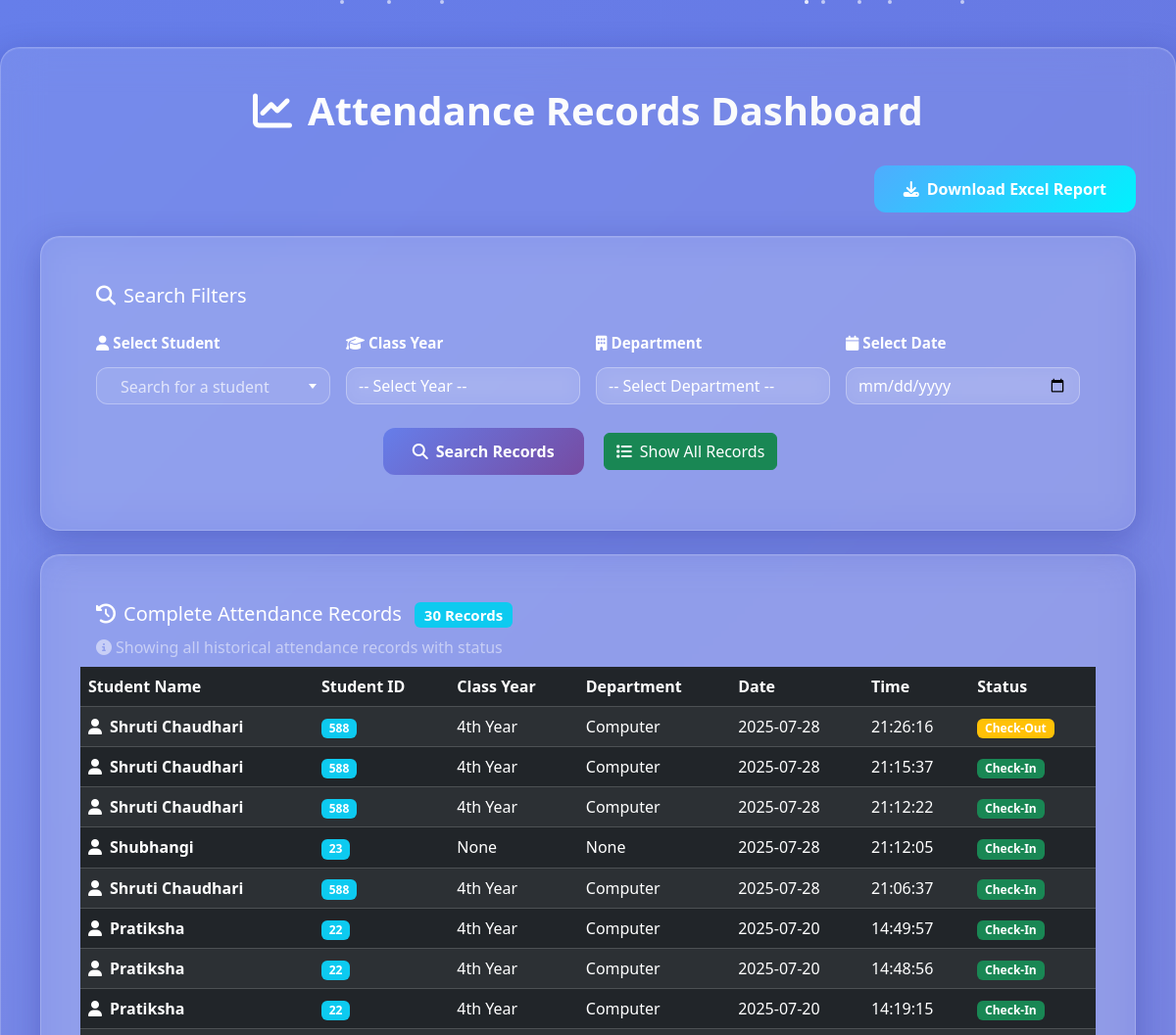
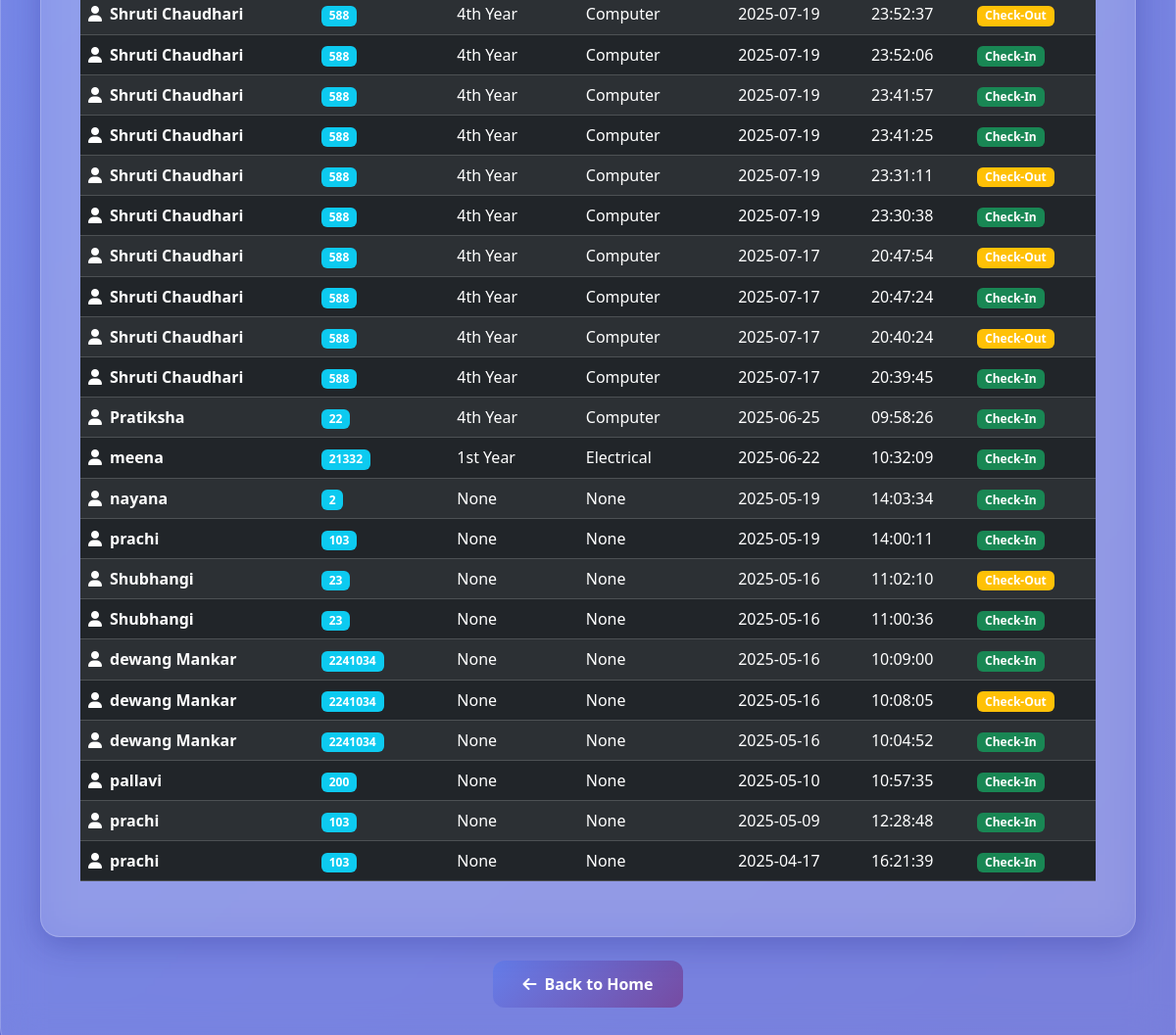
Page /view_attendance on the committed database (2 pictures, top to bottom).
### tables this page shows
CREATE TABLE attendance (
        id INTEGER PRIMARY KEY AUTOINCREMENT,
        user_id INTEGER,
        timestamp TEXT, status TEXT, s TEXT, student_id TEXT,
        FOREIGN KEY(user_id) REFERENCES users(id)
    );

CREATE TABLE users (
        id INTEGER PRIMARY KEY AUTOINCREMENT,
        name TEXT,
        image_path TEXT
    , student_id TEXT, class_year TEXT, department TEXT, password TEXT);

### main.py (the view)
@app.route('/view_attendance', methods=['GET', 'POST'])
def view_attendance():
    try:
        conn = sqlite3.connect('database.db')
        cur = conn.cursor()
        cur.execute('SELECT DISTINCT name FROM users ORDER BY name')
        names = cur.fetchall()
        cur.execute('SELECT DISTINCT DATE(timestamp) FROM attendance ORDER BY timestamp DESC')
        dates = cur.fetchall()
        name = request.form.get('name')
        class_year = request.form.get('class_year')
        department = request.form.get('department')
        query = '''
            SELECT u.name, u.student_id, u.class_year, u.department,
                   DATE(a.timestamp) AS date,
                   TIME(a.timestamp) AS time,
                   a.status,
                   a.timestamp
            FROM attendance a
            JOIN users u ON a.user_id = u.id
            WHERE 1=1
        '''
        params = []
        if name:
            query += " AND u.name LIKE ?"
            params.append(f"%{name}%")
        if class_year:
            query += " AND u.class_year = ?"
            params.append(class_year)
        if department:
            query += " AND u.department = ?"
            params.append(department)
        query += " ORDER BY a.timestamp DESC"
        cur.execute(query, params)
        records = cur.fetchall()
        conn.close()
        weekly_summary = []
        monthly_summary = []
        try:
            df = pd.DataFrame(records, columns=['name', 'student_id', 'class_year', 'department', 'date', 'time', 'status', 'timestamp'])
            if df.empty:
                weekly_summary = []
                monthly_summary = []
            else:
                df['timestamp'] = pd.to_datetime(df['timestamp'])
                df['week'] = df['timestamp'].dt.to_period('W').astype(str)
                df['month'] = df['timestamp'].dt.to_period('M').astype(str)
                weekly_summary = df.groupby('week').size().reset_index(name='count').to_dict(orient='records')
                monthly_summary = df.groupby('month').size().reset_index(name='count').to_dict(orient='records')
                weekly_summary = weekly_summary if weekly_summary is not None else []
                monthly_summary = monthly_summary if monthly_summary is not None else []
        except Exception as e:
            print(f"Error processing DataFrame: {e}")
            weekly_summary = []
            monthly_summary = []
        return render_template(
            "dashboard_simple.html",
            records=records,
            names=names,
            dates=dates,
            weekly_summary=weekly_summary or [],
            monthly_summary=monthly_summary or [],
            show_results=True,
            not_found=(len(records) == 0),
            request=request
        )
    except Exception as e:
        print(f"Error in view_attendance: {e}")
        flash(f"Error retrieving attendance records: {str(e)}", "error")
        return render_template("dashboard_simple.html",
                             records=[],
                             names=[],
                             dates=[],
                             weekly_summary=[],
                             monthly_summary=[],
                             show_results=True,
                             not_found=True,
                             request=request)

### templates/dashboard_simple.html (shortened to what this page needs)
<!DOCTYPE html>
<html lang="en">
  <head>
    <link
      href="https://cdn.jsdelivr.net/npm/bootstrap@5.3.3/dist/css/bootstrap.min.css"
      rel="stylesheet"
    />
    <link
      href="https://cdn.jsdelivr.net/npm/select2@4.1.0-rc.0/dist/css/select2.min.css"
      rel="stylesheet"
    />
    <link
      rel="stylesheet"
      href="https://cdnjs.cloudflare.com/ajax/libs/font-awesome/6.4.0/css/all.min.css"
    />
    <link
      rel="stylesheet"
      href="https://cdnjs.cloudflare.com/ajax/libs/animate.css/4.1.1/animate.min.css"
    />
    <link href="https://unpkg.com/aos@2.3.1/dist/aos.css" rel="stylesheet" />
  </head>
  <body>
    <div class="floating-particles">
    </div>
    <div
      class="glass-container mt-5"
      data-aos="fade-up"
      data-aos-duration="1000"
    >
      <h2 class="enhanced-title">
        <i class="fas fa-chart-line me-3"></i>Attendance Records Dashboard
      </h2>
      <div class="row mb-4">
        <div class="col text-end">
          <form action="{{ url_for('download_excel') }}" method="get" class="d-inline">
            <button
              type="submit"
              class="btn btn-enhanced btn-download"
              data-bs-toggle="tooltip"
              title="Download attendance data as Excel file"
            >
              <i class="fas fa-download me-2"></i>Download Excel Report
            </button>
          </form>
        </div>
      </div>
      <div
        class="card glass-container mb-4"
        data-aos="fade-right"
        data-aos-delay="200"
      >
        <div class="card-header bg-transparent border-0">
          <h5 class="text-white mb-0">
            <i class="fas fa-search me-2"></i>Search Filters
          </h5>
        </div>
        <div class="card-body">
          <form method="POST" action="{{ url_for('dashboard') }}" id="searchForm">
            <div class="row g-3">
              <div class="col-md-6 col-lg-3">
                <label for="name" class="form-label">
                  <i class="fas fa-user me-1"></i>Select Student
                </label>
              </div>
              <div class="col-md-6 col-lg-3">
                <label class="form-label">
                  <i class="fas fa-graduation-cap me-1"></i>Class Year
                </label>
                <select name="class_year" class="form-select">
                  <option value="">-- Select Year --</option>
                </select>
              </div>
              <div class="col-md-6 col-lg-3">
                <label class="form-label">
                  <i class="fas fa-building me-1"></i>Department
                </label>
                <select name="department" class="form-select">
                  <option value="">-- Select Department --</option>
                </select>
              </div>
              <div class="col-md-6 col-lg-3">
                <label for="date" class="form-label">
                  <i class="fas fa-calendar me-1"></i>Select Date
                </label>
                <input type="date" id="date" name="date" class="form-control" />
              </div>
            </div>
            <div class="row mt-4">
              <div class="col-12 text-center">
                <button type="submit" class="btn btn-enhanced me-3">
                  <i class="fas fa-search me-2"></i>Search Records
                </button>
                <button
                  type="submit"
                  name="show_all"
                  value="true"
                  class="btn btn-success me-3"
                >
                  <i class="fas fa-list me-2"></i>Show All Records
                </button>
              </div>
            </div>
          </form>
        </div>
      </div>
      {% if show_results %}
        {% if records %}
      <div class="card glass-container" data-aos="fade-up" data-aos-delay="400">
        <div class="card-header bg-transparent border-0">
          <h5 class="text-white mb-0">
            <i class="fas fa-history me-2"></i>Complete Attendance Records
            <span class="badge bg-info ms-2">{{ records|length }} Records</span>
          </h5>
          <p class="text-white-50 mb-0 mt-2">
            <i class="fas fa-info-circle me-1"></i>Showing all historical
            attendance records with status
          </p>
        </div>
        <div class="card-body p-0">
          <div class="table-responsive">
            <table class="table table-dark table-striped">
              <thead>
                <tr style="background-color: rgba(255,255,255,0.1);">
                  <th style="color: white;">Student Name</th>
                  <th style="color: white;">Student ID</th>
                  <th style="color: white;">Class Year</th>
                  <th style="color: white;">Department</th>
                  <th style="color: white;">Date</th>
                  <th style="color: white;">Time</th>
                  <th style="color: white;">Status</th>
                </tr>
              </thead>
              <tbody>
                {% for record in records %}
                <tr>
                  <td style="color: white !important; font-weight: bold;">
                    <i class="fas fa-user me-2"></i>{{ record[0] }}
                  </td>
                  <td style="color: white !important;">
                    <span class="badge bg-info">{{ record[1] }}</span>
                  </td>
                  <td style="color: white !important;">{{ record[2] }}</td>
                  <td style="color: white !important;">{{ record[3] }}</td>
                  <td style="color: white !important;">{{ record[4] }}</td>
                  <td style="color: white !important;">{{ record[5] }}</td>
                  <td>
                    {% if record[6] == 'Check-In' %}
                    <span class="badge bg-success">{{ record[6] }}</span>
                    {% elif record[6] == 'Check-Out' %}
                    <span class="badge bg-warning">{{ record[6] }}</span>
                    {% else %}
                    <span class="badge bg-secondary">{{ record[6] }}</span>
                    {% endif %}
                  </td>
                </tr>
                {% endfor %}
              </tbody>
            </table>
          </div>
        </div>
      </div>
        {% endif %}
      {% endif %}
      <div class="text-center mt-4">
        <a href="/" class="btn btn-enhanced">
          <i class="fas fa-arrow-left me-2"></i>Back to Home
        </a>
      </div>
    </div>
  </body>
</html>

### templates/dashboard_simple.html (style rules this page uses)
:root { --primary-gradient: linear-gradient(135deg, #667eea 0%, #764ba2 100%); --secondary-gradient: linear-gradient(135deg, #f093fb 0%, #f5576c 100%); --success-gradient: linear-gradient(135deg, #4facfe 0%, #00f2fe 100%); --glass-bg: rgba(255, 255, 255, 0.1); --glass-border: rgba(255, 255, 255, 0.2); }
body { font-family: "Segoe UI", Tahoma, Geneva, Verdana, sans-serif; margin: 0; padding: 0; background: linear-gradient(135deg, #667eea 0%, #764ba2 100%); background-size: 400% 400%; animation: gradientShift 10s ease infinite; min-height: 100vh; position: relative; overflow-x: hidden; }
.floating-particles { position: fixed; top: 0; left: 0; width: 100%; height: 100%; pointer-events: none; z-index: 1; }
.glass-container { background: rgba(255, 255, 255, 0.1); backdrop-filter: blur(20px); -webkit-backdrop-filter: blur(20px); border: 1px solid rgba(255, 255, 255, 0.2); border-radius: 20px; padding: 40px; margin: 20px auto; max-width: 1200px; box-shadow: 0 8px 32px 0 rgba(31, 38, 135, 0.3), inset 0 1px 0 rgba(255, 255, 255, 0.1); animation: containerFloat 6s ease-in-out infinite; position: relative; z-index: 10; }
.enhanced-title { background: linear-gradient(45deg, #fff, #f8f9fa); -webkit-background-clip: text; -webkit-text-fill-color: transparent; background-clip: text; font-weight: 700; font-size: 2.5rem; text-align: center; margin-bottom: 2rem; position: relative; animation: titleGlow 3s ease-in-out infinite alternate; }
.form-select, .form-control { background: rgba(255, 255, 255, 0.1); border: 1px solid rgba(255, 255, 255, 0.3); color: #fff; border-radius: 12px; transition: all 0.3s ease; backdrop-filter: blur(10px); }
.form-select option { background: rgba(102, 126, 234, 0.9); color: #fff; }
.form-label { color: #fff; font-weight: 600; margin-bottom: 0.8rem; font-size: 0.95rem; }
.btn-enhanced { background: var(--primary-gradient); border: none; border-radius: 12px; padding: 12px 30px; font-weight: 600; color: white; transition: all 0.3s ease; position: relative; overflow: hidden; }
.btn-enhanced::before { content: ""; position: absolute; top: 0; left: -100%; width: 100%; height: 100%; background: linear-gradient( 90deg, transparent, rgba(255, 255, 255, 0.2), transparent ); transition: left 0.5s; }
.btn-download { background: var(--success-gradient); animation: pulse 2s infinite; }

### rows in the picture
attendance: name "Shruti Chaudhari", student_id "588", class_year "4th Year", department "Computer", timestamp "2025-07-28", record "21:26:16", status "Check-Out"
attendance: name "Shruti Chaudhari", student_id "588", class_year "4th Year", department "Computer", timestamp "2025-07-28", record "21:15:37", status "Check-In"
attendance: name "Shruti Chaudhari", student_id "588", class_year "4th Year", department "Computer", timestamp "2025-07-28", record "21:12:22", status "Check-In"
attendance: name "Shubhangi", student_id "23", record "None", timestamp "2025-07-28", record "21:12:05", status "Check-In"
attendance: name "Shruti Chaudhari", student_id "588", class_year "4th Year", department "Computer", timestamp "2025-07-28", record "21:06:37", status "Check-In"
attendance: name "Pratiksha", student_id "22", class_year "4th Year", department "Computer", timestamp "2025-07-20", record "14:49:57", status "Check-In"
attendance: name "Pratiksha", student_id "22", class_year "4th Year", department "Computer", timestamp "2025-07-20", record "14:48:56", status "Check-In"
attendance: name "Pratiksha", student_id "22", class_year "4th Year", department "Computer", timestamp "2025-07-20", record "14:19:15", status "Check-In"
attendance: name "Shruti Chaudhari", student_id "588", class_year "4th Year", department "Computer", timestamp "2025-07-19", record "23:52:37", status "Check-Out"
attendance: name "Shruti Chaudhari", student_id "588", class_year "4th Year", department "Computer", timestamp "2025-07-19", record "23:52:06", status "Check-In"
attendance: name "Shruti Chaudhari", student_id "588", class_year "4th Year", department "Computer", timestamp "2025-07-19", record "23:41:57", status "Check-In"
attendance: name "Shruti Chaudhari", student_id "588", class_year "4th Year", department "Computer", timestamp "2025-07-19", record "23:41:25", status "Check-In"
attendance: name "Shruti Chaudhari", student_id "588", class_year "4th Year", department "Computer", timestamp "2025-07-19", record "23:31:11", status "Check-Out"
attendance: name "Shruti Chaudhari", student_id "588", class_year "4th Year", department "Computer", timestamp "2025-07-19", record "23:30:38", status "Check-In"
attendance: name "Shruti Chaudhari", student_id "588", class_year "4th Year", department "Computer", timestamp "2025-07-17", record "20:47:54", status "Check-Out"
attendance: name "Shruti Chaudhari", student_id "588", class_year "4th Year", department "Computer", timestamp "2025-07-17", record "20:47:24", status "Check-In"
attendance: name "Shruti Chaudhari", student_id "588", class_year "4th Year", department "Computer", timestamp "2025-07-17", record "20:40:24", status "Check-Out"
attendance: name "Shruti Chaudhari", student_id "588", class_year "4th Year", department "Computer", timestamp "2025-07-17", record "20:39:45", status "Check-In"
attendance: name "Pratiksha", student_id "22", class_year "4th Year", department "Computer", timestamp "2025-06-25", record "09:58:26", status "Check-In"
attendance: name "meena", student_id "21332", class_year "1st Year", department "Electrical", timestamp "2025-06-22", record "10:32:09", status "Check-In"
attendance: name "nayana", student_id "2", record "None", timestamp "2025-05-19", record "14:03:34", status "Check-In"
attendance: name "prachi", student_id "103", record "None", timestamp "2025-05-19", record "14:00:11", status "Check-In"
attendance: name "Shubhangi", student_id "23", record "None", timestamp "2025-05-16", record "11:02:10", status "Check-Out"
attendance: name "Shubhangi", student_id "23", record "None", timestamp "2025-05-16", record "11:00:36", status "Check-In"
attendance: name "dewang Mankar", student_id "2241034", record "None", timestamp "2025-05-16", record "10:09:00", status "Check-In"
attendance: name "dewang Mankar", student_id "2241034", record "None", timestamp "2025-05-16", record "10:08:05", status "Check-Out"
attendance: name "dewang Mankar", student_id "2241034", record "None", timestamp "2025-05-16", record "10:04:52", status "Check-In"
attendance: name "pallavi", student_id "200", record "None", timestamp "2025-05-10", record "10:57:35", status "Check-In"
attendance: name "prachi", student_id "103", record "None", timestamp "2025-05-09", record "12:28:48", status "Check-In"
attendance: name "prachi", student_id "103", record "None", timestamp "2025-04-17", record "16:21:39", status "Check-In"

### other values in the picture
{{ records|length }} "30"
